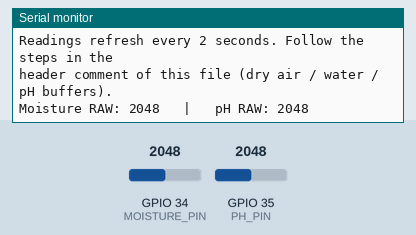
Simulated run of this sketch. Board: ESP32. Shown: the last lines printed to the serial monitor. Inputs (shaded band) come from the test bench; at power-on: GPIO 34 (MOISTURE_PIN) = 2048, GPIO 35 (PH_PIN) = 2048 (analog values on the 0–4095 scale).

Above: at 2.2 s.
2.3 s: GPIO 34 (MOISTURE_PIN) set to 2866
3.8 s: GPIO 35 (PH_PIN) set to 2866
At 4.9 s:
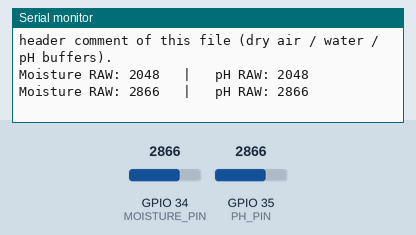
5.3 s: GPIO 34 (MOISTURE_PIN) set to 3603
6.8 s: GPIO 35 (PH_PIN) set to 3603
At 8.4 s:
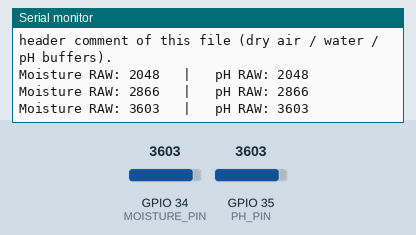

The sketch:

calibrate_sensors.ino
```cpp
/*
  Sensor Calibration Utility — Soil Moisture + pH
  ------------------------------------------------
  Run THIS sketch by itself (separate upload from main firmware) to
  determine the raw ADC values needed in main.cpp's calibration constants:
      MOIST_DRY_RAW, MOIST_WET_RAW, PH_RAW_AT_PH4, PH_RAW_AT_PH7

  HOW TO USE:
    1. Flash this sketch to your ESP32.
    2. Open Serial Monitor at 115200 baud.
    3. Follow the on-screen prompts for each step below.
    4. Record the printed raw values.
    5. Paste them into main.cpp's calibration constants, then re-flash
       the main BLE firmware.

  STEPS:
    A. Soil moisture — dry: hold the sensor in open air (no soil/water).
       Note the "Moisture RAW" value after it stabilizes -> this is MOIST_DRY_RAW.
    B. Soil moisture — wet: submerge the sensor fully in a glass of water.
       Note the value -> this is MOIST_WET_RAW.
    C. pH — buffer 4.0: rinse the probe, dip in pH 4.0 calibration buffer,
       wait ~30s for the reading to settle. Note the value -> PH_RAW_AT_PH4.
    D. pH — buffer 7.0: rinse the probe, dip in pH 7.0 calibration buffer,
       wait ~30s. Note the value -> PH_RAW_AT_PH7.
       (A pH 10.0 buffer point can be added for a 3-point calibration if
       your probe's response is non-linear near the extremes — not required
       for typical soil pH ranges of 4-9.)
*/

#define MOISTURE_PIN 34
#define PH_PIN       35

const int SAMPLES = 20;

int averagedRead(int pin) {
  long sum = 0;
  for (int i = 0; i < SAMPLES; i++) {
    sum += analogRead(pin);
    delay(20);
  }
  return sum / SAMPLES;
}

void setup() {
  Serial.begin(115200);
  analogReadResolution(12); // 0-4095 on ESP32
  delay(1000);
  Serial.println();
  Serial.println("=== Sensor Calibration Utility ===");
  Serial.println("Readings refresh every 2 seconds. Follow the steps in the");
  Serial.println("header comment of this file (dry air / water / pH buffers).");
  Serial.println();
}

void loop() {
  int moistRaw = averagedRead(MOISTURE_PIN);
  int phRaw = averagedRead(PH_PIN);

  Serial.print("Moisture RAW: ");
  Serial.print(moistRaw);
  Serial.print("   |   pH RAW: ");
  Serial.println(phRaw);

  delay(2000);
}
```

Measured:
- after the input at 3.8 s, the serial monitor: prints a new line after 0.82 s (image 1)
- after the input at 6.8 s, the serial monitor: prints a new line after 0.62 s (image 2)
